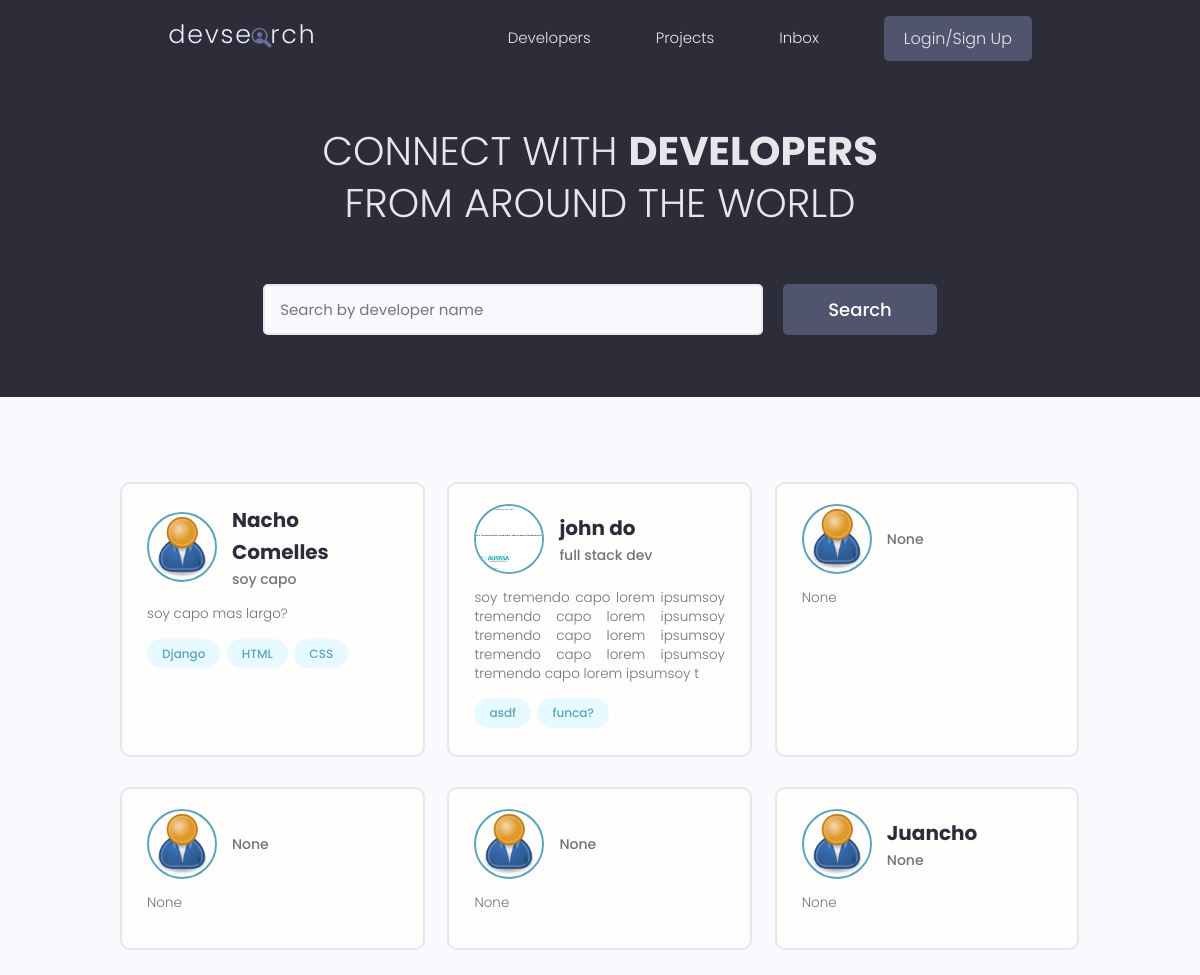
The app's page /, older data.
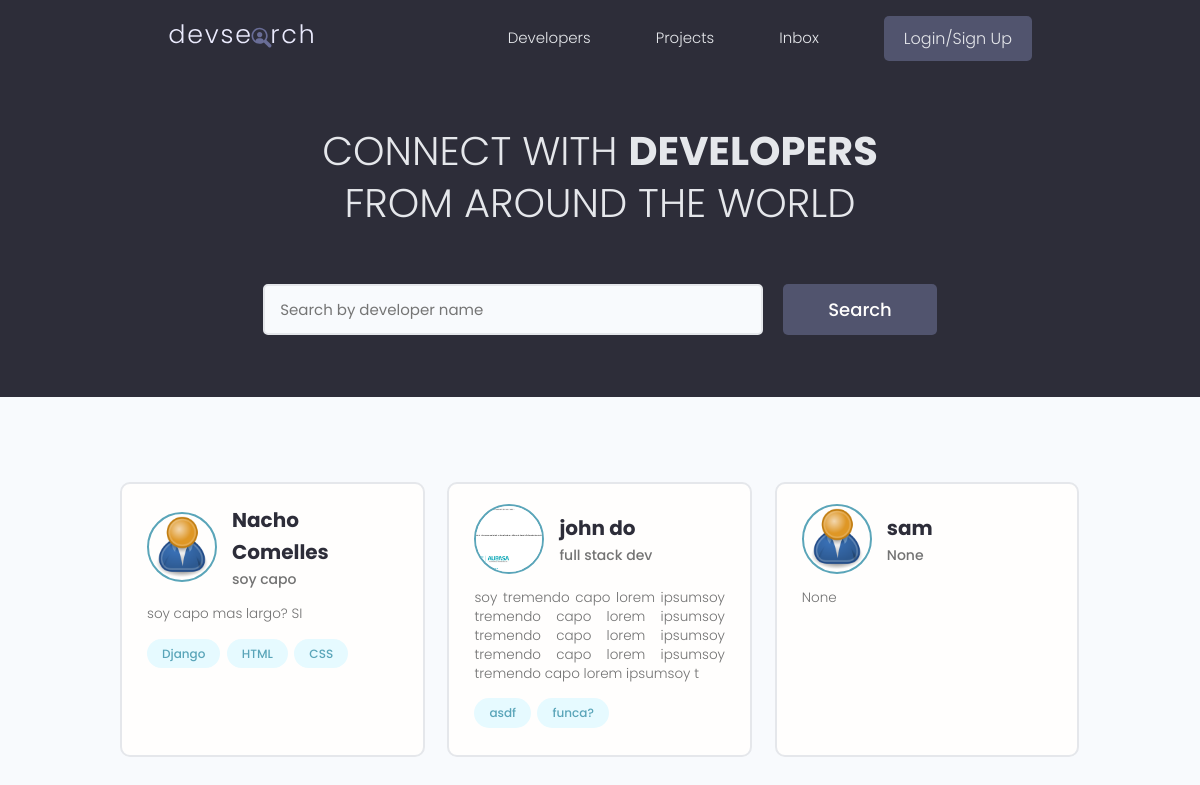
The same page, newer data.
### users/models.py (models this page shows, shortened)
class Profile(models.Model):
    user = models.OneToOneField(User, on_delete=models.CASCADE, null=True, blank=True, related_name='profile')
    username = models.CharField(max_length=200, blank=True, null= True)
    location = models.CharField(max_length=200, blank=True, null= True)
    name = models.CharField(max_length=200, blank=True, null= True)
    email = models.EmailField(max_length=500, blank=True, null= True)
    short_intro = models.CharField(max_length=200, blank=True, null= True)
    bio = models.TextField(blank= True, null = True)
    profile_image = models.ImageField(null=True, blank=True, upload_to= 'profiles/', default='profiles/user-default.png')
    social_github = models.CharField(max_length=200, blank=True, null= True)
    social_linkedin = models.CharField(max_length=200, blank=True, null= True)
    social_twitter = models.CharField(max_length=200, blank=True, null= True)
    social_youtube = models.CharField(max_length=200, blank=True, null= True)
    social_website = models.CharField(max_length=200, blank=True, null= True)
    created = models.DateTimeField(auto_now_add=True) #crea TimeStamp automaticamente
    id = models.UUIDField(default=uuid.uuid4, unique=True, primary_key=True, editable=False)

class Skill(models.Model):
    owner = models.ForeignKey(Profile, on_delete=models.CASCADE, null=True, blank=True)
    name = models.CharField(max_length=200)
    description = models.TextField(max_length=500, null= True, blank=True)
    created = models.DateTimeField(auto_now_add=True) #crea TimeStamp automaticamente
    id = models.UUIDField(default=uuid.uuid4, unique=True, primary_key=True, editable=False)
    def __str__(self):
        return str(self.name)

### users/views.py (the view)
# urls.py: path('', views.profiles, name = 'profiles'),
def profiles(request):
    profiles = Profile.objects.all()
    context = {'profiles': profiles}
    return render(request, 'users/profiles.html', context)

### users/templates/users/profiles.html (shortened to what this page needs)
{% extends 'main.html' %}
{% block content %}
<main class="home">
    <section class="hero-section text-center">
      <div class="container container--narrow">
        <div class="hero-section__box">
          <h2>CONNECT WITH <span>DEVELOPERS</span></h2>
          <h2>FROM AROUND THE WORLD</h2>
        </div>
        <div class="hero-section__search">
          <form class="form" action="#" method="get">
            <div class="form__field">
              <input class="input input--text" id="formInput#search" type="text" name="text"
                placeholder="Search by developer name" />
            </div>
            <input class="btn btn--sub btn--lg" type="submit" value="Search" />
          </form>
        </div>
      </div>
    </section>
    <section class="devlist">
      <div class="container">
        <div class="grid grid--three">
            {% for profile in profiles%}
          <div class="column card">
            <div class="dev">
              <a href="{% url 'user-profile' profile.id %}" class="card__body">
                <div class="dev__profile">
                  <img class="avatar avatar--md" src="{{profile.profile_image.url}}" alt="image" />
                  <div class="dev__meta">
                    <h3>{{profile.name}}</h3>
                    <h5>{{profile.short_intro|slice:'60'}}</h5>
                  </div>
                </div>
                <p class="dev__info">{{profile.bio|slice:'150'}}</p>
                <div class="dev__skills">
                {% for skill in profile.skill_set.all %}
                  <span class="tag tag--pill tag--main">
                    <small>{{skill}}</small>
                  </span>
                {% endfor %}
                </div>
              </a>
            </div>
          </div>
          {% endfor %}
        </div>
      </div>
    </section>
  </main>
</body>
{% endblock content %}

### templates/main.html (shortened to what this page needs)
<!DOCTYPE html>
{% load static %}
<html>
<head>
    <link rel="stylesheet" href="https://cdn.iconmonstr.com/1.3.0/css/iconmonstr-iconic-font.min.css" />
    <link rel="stylesheet" href="{% static 'uikit/styles/uikit.css' %}" />
    <link rel="stylesheet" href="{% static 'styles/app.css' %}" />
</head>
<body>
    {% include 'navbar.html' %}
    {% block content %}
    {% endblock content %}
</body>
</html>

### templates/navbar.html (shortened to what this page needs)
{% load static %}
<header class="header">
    <div class="container container--narrow">
      <a href="{% url 'profiles' %}" class="header__logo">
        <img src="{% static 'images/logo.svg' %}" alt="DevSearch Logo" />
      </a>
      <nav class="header__nav">
        <ul class="header__menu">
          <li class="header__menuItem"><a href="{% url 'profiles' %}">Developers</a></li>
          <li class="header__menuItem"><a href="{% url 'projects' %}">Projects</a></li>
          <li class="header__menuItem"><a href="">Inbox</a></li>
          {% if request.user.is_authenticated %}
          <li class="header__menuItem"><a href="{% url 'account' %}"> Account </a></li>
          <li class="header__menuItem"><a href="{% url 'logout' %}"  class="btn btn--sub">Logout</a></li>
          {% else %}
          <li class="header__menuItem"><a href="{% url 'login' %}"  class="btn btn--sub">Login/Sign Up</a></li>
          {% endif %}
        </ul>
      </nav>
    </div>
  </header>

### static/styles/app.css (style rules this page uses)
:root { --color-sub: #2d2d39; }
.btn--sub { background-color: var(--color-sub-light); }
.card { border: 2px solid var(--color-light); }
img { width: 100%; }
.header { position: sticky; z-index: 111; background-color: var(--color-sub); padding: 1.5rem 0; }
.header > .container { display: flex; justify-content: space-between; align-items: center; }
.header__logo > img { height: 3.8rem; }
.header__nav > ul { display: inline-flex; align-items: center; list-style: none; gap: 6.5rem; }
.header__menuItem > a { color: var(--color-light); font-weight: 300; }
.hero-section { height: 40vh; display: flex; align-items: center; background-color: var(--color-sub); }
.hero-section__box { margin-bottom: 4rem; }
.hero-section__box > h2, .hero-section__box > h2 > span { font-size: 4rem; color: var(--color-light); line-height: 1.3; text-transform: uppercase; }
.hero-section__box > h2 { font-weight: 300; }
.hero-section__box > h2 > span { font-weight: 700; }
.hero-section__search > .form { display: flex; align-items: center; justify-content: center; gap: 2rem; }
.hero-section__search > .form input.input--text { width: 50rem; }
.devlist { margin-top: 8rem; }
.devlist .grid { align-items: stretch; }
.devlist .dev .dev__profile { display: flex; align-items: center; gap: 1.5rem; }
.devlist .dev .dev__meta h3 { color: var(--color-sub); font-size: 2rem; font-weight: 700; }
.devlist .dev .dev__meta h5 { color: var(--color-text); font-size: 1.4rem; font-weight: 500; }
.devlist .dev .dev__info { margin: 1.5rem 0; font-size: 1.35rem; line-height: 1.4; text-align: justify; }

### static/uikit/styles/modules/_variables.css (style rules this page uses)
:root { --color-main: #5aa5b9; --color-main-light: #e6faff; --color-sub: #3f4156; --color-sub-light: #51546e; --color-sub-lighter: #ededfd; --color-text: #737373; --color-gray: #8b8b8b; --color-light: #e5e7eb; --color-light-gray: #767676; --color-bg: #f8fafd; --color-white: #fffefd; --color-white-light: #f3f3f3; --color-success: #359e64; --color-success-bg: #def8e8; --color-error: #fc4b0b; --color-error-bg: #fff2ee; --font-base: 'Poppins', arial, helvetica, 'Segoe UI', roboto, ubuntu, sans-serif; --font-monospace: 'Fira Code', 'Courier New', courier, monospace; --font-regular: 300; --font-medium: 500; --font-bold: 700; --generic-shadow: 1px 1px 5px #00000010; --generic-transition: all 0.3s ease-in-out; }

### static/uikit/styles/modules/_base.css (style rules this page uses)
* { margin: 0; padding: 0; box-sizing: border-box; text-rendering: optimizeLegibility; color: inherit; font-size: inherit; }
html { font-size: 50%; }
@media only screen and (min-width: 480px) { html { font-size: 56.25%; } }
@media only screen and (min-width: 1200px) { html { font-size: 62.5%; } }
body { line-height: 1.6; font-weight: 400; font-size: 1.5rem; color: var(--color-text); background-color: var(--color-bg); min-height: 100vh; }

### static/uikit/styles/modules/_typography.css (style rules this page uses)
* { font-family: var(--font-base); }
h2 { font-size: 3.6rem; font-weight: var(--font-bold); }
h3 { font-size: 3.2rem; font-weight: var(--font-medium); }
h5 { font-size: 2.4rem; font-weight: var(--font-medium); }
h5, h6 { font-weight: var(--font-regular); }
p, span, strong { font-size: 1.6rem; color: var(--color-text); font-weight: var(--font-regular); }
a { padding-bottom: 2px; text-decoration: none; display: inline-block; color: var(--color-main); font-weight: var(--font-medium); }

### static/uikit/styles/modules/_utilities.css (style rules this page uses)
.container { width: 92%; max-width: 165rem; margin: 0 auto; box-sizing: border-box; }
.container--narrow { width: 92%; max-width: 120rem; }
@media screen and (min-width: 1000px) { .container { width: 90%; } }
@media screen and (min-width: 1000px) { .container--narrow { width: 85%; } }
@media screen and (min-width: 1200px) { .container { width: 80%; } }
@media screen and (min-width: 1200px) { .container--narrow { width: 72%; } }
.text-center { text-align: center; }

### static/uikit/styles/modules/_avatar.css (style rules this page uses)
.avatar { border-radius: 50%; border: 2px solid var(--color-main); object-fit: cover; }
.avatar--md { height: 7rem; width: 7rem; }

### static/uikit/styles/modules/_button.css (style rules this page uses)
.btn { display: inline-block; position: relative; cursor: pointer; background-color: var(--color-light); font-weight: var(--font-medium); color: var(--color-sub); text-decoration: none; padding: 1rem 2rem; border-radius: 0.5rem; border: none; width: -webkit-fit-content; width: -moz-fit-content; width: fit-content; height: -webkit-fit-content; height: -moz-fit-content; height: fit-content; font-size: 1.6rem; outline-width: 0; outline-color: transparent; -webkit-backface-visibility: hidden; backface-visibility: hidden; transition: all 0.3s ease-in-out; }
.btn--sub { background-color: var(--color-sub); color: var(--color-white); }
.btn--lg { font-size: 1.8rem; padding: 1.2rem 4.5rem; }

Row changes from the older to the newer data that the page shows:
removed Profile: profile_image (placeholder picture), short_intro "None", bio "None"
removed Profile: profile_image (placeholder picture), short_intro "None", bio "None"
removed Profile: profile_image (placeholder picture), short_intro "None", bio "None"
removed Profile: profile_image (placeholder picture), name "Juancho", short_intro "None", bio "None"
changed Profile "Nacho Comelles": bio "soy capo mas largo?" → "soy capo mas largo? SI"
added Profile: profile_image (placeholder picture), name "sam", short_intro "None", bio "None"
